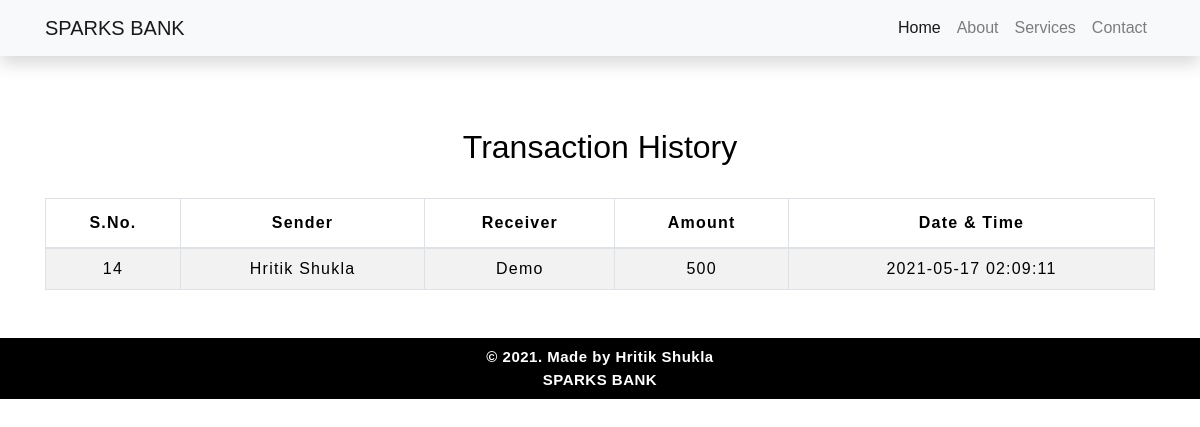
The page /transactionhistory.php on the database its author committed.
### tables this page shows
CREATE TABLE `transaction` (
  `sno` int(3) NOT NULL,
  `sender` text NOT NULL,
  `receiver` text NOT NULL,
  `balance` int(8) NOT NULL,
  `datetime` datetime NOT NULL DEFAULT current_timestamp()
);

### transactionhistory.php (the view, shortened to what this page needs)
<!DOCTYPE html>
<html lang="en">
<head>
    <link rel="stylesheet" href="https://stackpath.bootstrapcdn.com/bootstrap/4.5.2/css/bootstrap.min.css">
    <link rel="stylesheet" type="text/css" href="css/table.css">
    <link rel="stylesheet" type="text/css" href="css/navbar.css">
</head>
<body style="background-color : #ffffff;">
<?php
  include 'navbar.php';
?>
	<div class="container">
        <h2 class="text-center pt-4" style="color : black;">Transaction History</h2>
       <br>
       <div class="table-responsive-sm">
    <table class="table table-hover table-striped table-condensed table-bordered">
        <thead style="color : black;">
            <tr>
                <th class="text-center">S.No.</th>
                <th class="text-center">Sender</th>
                <th class="text-center">Receiver</th>
                <th class="text-center">Amount</th>
                <th class="text-center">Date & Time</th>
            </tr>
        </thead>
        <tbody>
        <?php
            include 'config.php';
            $sql ="select * from transaction";
            $query =mysqli_query($conn, $sql);
            while($rows = mysqli_fetch_assoc($query))
            {
        ?>
            <tr style="color : black;">
            <td class="py-2"><?php echo $rows['sno']; ?></td>
            <td class="py-2"><?php echo $rows['sender']; ?></td>
            <td class="py-2"><?php echo $rows['receiver']; ?></td>
            <td class="py-2"><?php echo $rows['balance']; ?> </td>
            <td class="py-2"><?php echo $rows['datetime']; ?> </td>
        <?php
            }
        ?>
        </tbody>
    </table>
    </div>
</div>
<footer class="text-center mt-5 py-2" style = "background-color: #000000";>
        <p style = "color: white";> <strong>&copy 2021. Made by <b> Hritik Shukla</b><br>  SPARKS BANK <br></strong></p>
</footer>
</body>
</html>

### table.css (style rules this page uses)
* { padding: 0; margin: 0; box-sizing: border-box; font-family: sans-serif; }
h2 { font-size: 40px; }
table { letter-spacing: 1.2px; }
td { text-align: center; }

### navbar.css (style rules this page uses)
* { margin:0; padding:0; }
body { -webkit-background-size: cover; -moz-background-size: cover; background-size: cover; -o-background-size: cover; background-color: rgb(248, 241, 145); }

### style.css (style rules this page uses)
* { padding: 0; margin: 0; box-sizing: border-box; font-family: sans-serif; }
footer { color:#586776; background-color:#EAF0F1; letter-spacing: 0.5px; }
footer p { margin: 0; font-size: 15px; }

### rows shown on the page
transaction: sno "14", sender "Hritik Shukla", receiver "Demo", balance "500", datetime "2021-05-17 02:09:11"
